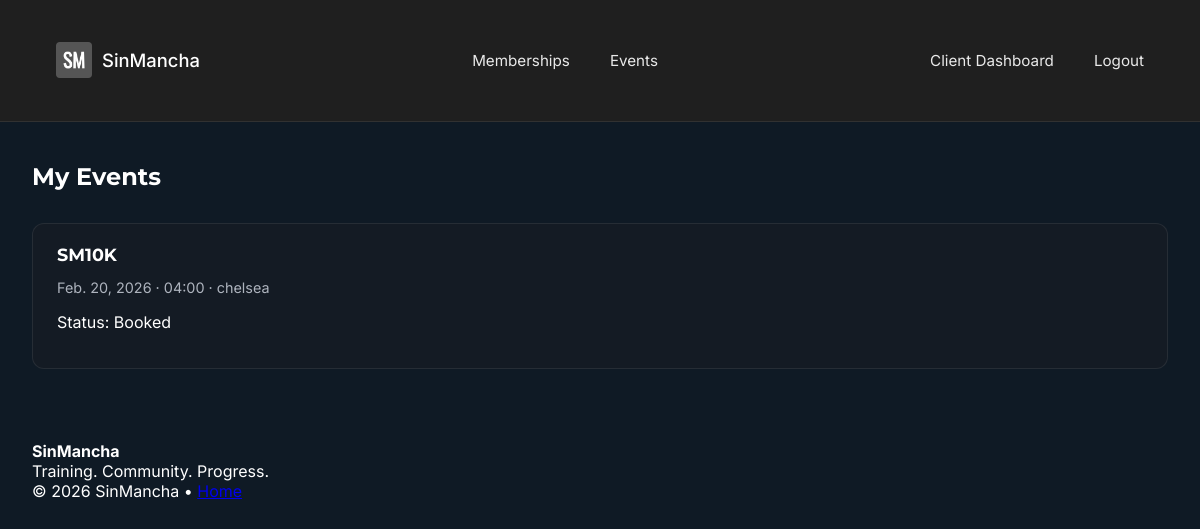
Page /my-events/ (signed in) on the committed database.
### club/models.py (models this page shows, shortened)
class EventRegistration(models.Model):
    STATUS_CHOICES = [
        ("booked", "Booked"),
        ("cancelled", "Cancelled"),
    ]
    user = models.ForeignKey(settings.AUTH_USER_MODEL, on_delete=models.CASCADE)
    event = models.ForeignKey("Event", on_delete=models.CASCADE, related_name="registrations")
    status = models.CharField(max_length=10, choices=STATUS_CHOICES, default="booked")
    attended = models.BooleanField(default=False)  # <-- FIX: default so NOT NULL is satisfied
    booked_at = models.DateTimeField(auto_now_add=True)
    class Meta:
        unique_together = ("user", "event")

class Event(models.Model):
    trainer = models.ForeignKey(
        TrainerProfile,
        on_delete=models.CASCADE,
        related_name="events",
        null=True,
        blank=True,
    )
    title = models.CharField(max_length=200)
    description = models.TextField(blank=True)
    date = models.DateField()
    start_time = models.TimeField()
    end_time = models.TimeField(blank=True, null=True)
    location = models.CharField(max_length=255, blank=True)
    EVENT_TYPE_CHOICES = [
        ("running_club", "Running club"),
        ("class", "Class / session"),
        ("challenge", "Challenge (e.g. 1000 burpees)"),
    ]
    event_type = models.CharField(
        max_length=20,
        choices=EVENT_TYPE_CHOICES,
        default="class",
    )
    distance_km = models.DecimalField(
        max_digits=4,
        decimal_places=1,
        blank=True,
        null=True,
        help_text="Optional: for running events.",
    )
    target_reps = models.PositiveIntegerField(
        blank=True,
        null=True,
        help_text="Optional: for challenge events (e.g. 1000 burpees).",
    )
    capacity = models.PositiveIntegerField(default=20)
    is_cancelled = models.BooleanField(default=False)
    price_non_member = models.DecimalField(
        max_digits=7,
        decimal_places=2,
        null=True,
        blank=True,
        help_text="Leave blank if this event is free for non-members.",
    )
    price_member = models.DecimalField(
        max_digits=7,
        decimal_places=2,
        null=True,
        blank=True,
        help_text="Leave blank if this event is free for members.",
    )
    class Meta:
        ordering = ["date", "start_time"]

### club/views.py (the view)
# urls.py: path("my-events/", views.my_events, name="my_events"),
@login_required
def my_events(request):
    registrations = EventRegistration.objects.filter(
        user=request.user
    ).select_related("event")
    return render(request, "my_events.html", {"registrations": registrations})

### templates/my_events.html (shortened to what this page needs)
{% extends "base.html" %}
{% block content %}
<section class="page-header">
  <h1>My Events</h1>
</section>
<section class="events-list">
  {% if registrations %}
    {% for reg in registrations %}
      <article class="event-card">
        <h2>{{ reg.event.title }}</h2>
        <p class="event-meta">
          {{ reg.event.date }} · {{ reg.event.start_time|time:"H:i" }}
          {% if reg.event.location %} · {{ reg.event.location }}{% endif %}
        </p>
        <p>Status: {{ reg.get_status_display }}</p>
      </article>
    {% endfor %}
  {% else %}
    <p style="padding:0 2rem 2rem;">You haven’t booked any events yet.</p>
  {% endif %}
</section>
{% endblock %}

### static/css/style.css (style rules this page uses)
:root { --primary-color: #1F1F1F; --accent-color: #6ec74b; --neutral-color: #FFFFFF; --secondary-neutral: #AEB4BE; --success-color: #78C957; --text-color: #FFFFFF; --background-color: #0F1A25; }
*, *::before, *::after { box-sizing: border-box; }
body { font-family: 'Inter', sans-serif; color: var(--text-color); background-color: var(--background-color); margin: 0; padding: 0; }
h1, h2, h3, h4, h5, h6 { font-family: 'Montserrat', sans-serif; color: var(--neutral-color); margin-top: 0; }
.page-header { padding: 2.5rem 2rem 1.5rem; }
.page-header h1 { margin-bottom: 0.5rem; }
.events-list { padding: 0 2rem 2.5rem; display: grid; grid-template-columns: repeat(auto-fit, minmax(260px, 1fr)); gap: 1.5rem; }
.event-card { background: #141b24; border-radius: 0.75rem; padding: 1.25rem 1.5rem; border: 1px solid rgba(255,255,255,0.08); }
.event-card h2 { font-size: 1.1rem; margin-bottom: 0.4rem; }
.event-meta { font-size: 0.9rem; color: var(--secondary-neutral); margin-bottom: 0.4rem; }

### rows in the picture
EventRegistration: event "SM10K", event "Feb. 20, 2026", event.start_time "04:00", event.location "chelsea", status "Booked"
